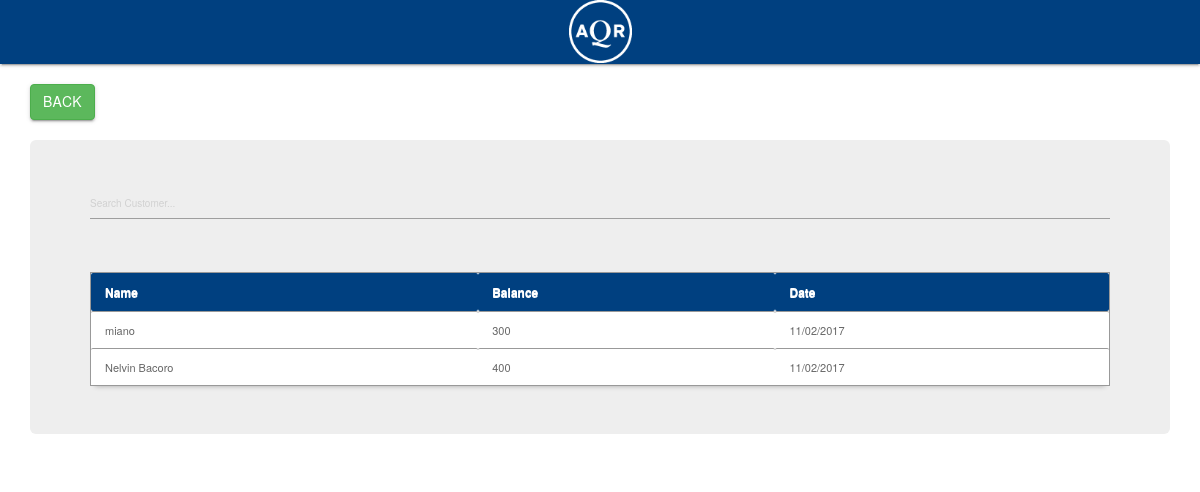
Page /main/payment.php on the earlier database version.
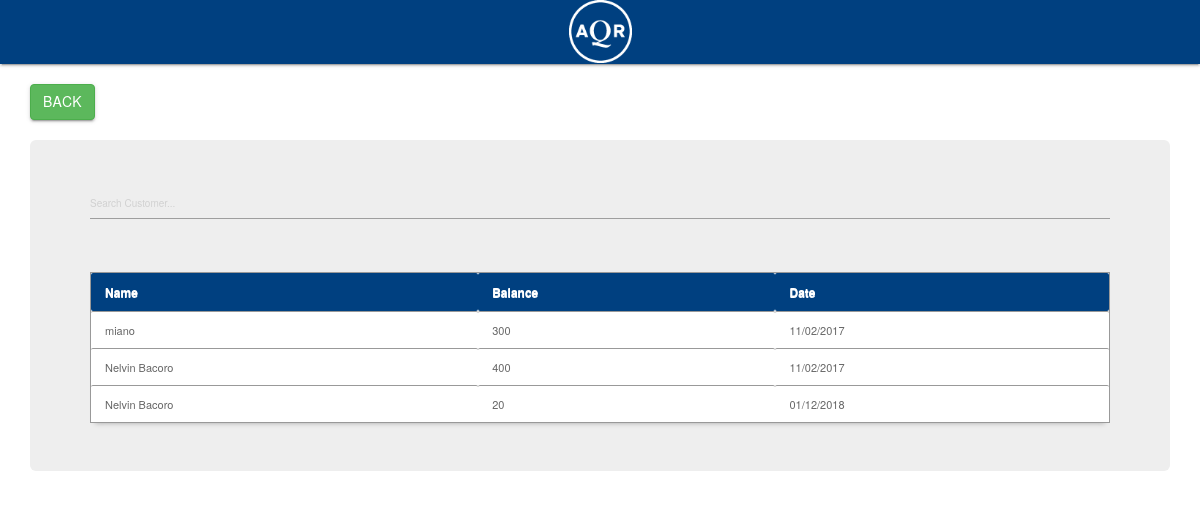
Same page on the later database version.
### tables this page shows
CREATE TABLE `sales` (
  `transaction_id` int(11) NOT NULL AUTO_INCREMENT,
  `invoice_number` varchar(100) NOT NULL,
  `cashier` varchar(100) NOT NULL,
  `date` varchar(100) NOT NULL,
  `type` varchar(100) NOT NULL,
  `amount` varchar(100) NOT NULL,
  `due_date` varchar(100) NOT NULL,
  `name` varchar(100) NOT NULL,
  `balance` varchar(100) DEFAULT NULL,
  PRIMARY KEY (`transaction_id`)
);

### main/payment.php (the view, shortened to what this page needs)
<html>
<head>
	<link rel="stylesheet" href="../css/materialize.min.css">
<link rel="stylesheet" href="../css/bootstrap.min.css">
<link href="../style01.css" media="screen" rel="stylesheet" type="text/css" />
<link href="src/facebox.css" media="screen" rel="stylesheet" type="text/css" />
</head>
<body>
<nav>
<div class="nav-wrapper">
<center>
<a rel="facebox" href="select.php"><img src="logo.png" style="width:63px; height:63px" /></a>
</center>
</div>
</nav>
<br>
<div class="container">
<a href="index.php" class="btn btn-success btn-xs-2x" style="float: none;">Back</a>
<br>
<br>
<div class="jumbotron">
<input type="text" name="filter" value="" id="filter" placeholder="Search Customer..." autocomplete="off" /><br><br>
<table id="resultTable" data-responsive="table">
	<thead>
		<tr>
			<th> Name </th>
			<th> Balance </th>
			<th> Date </th>
		</tr>
	</thead>
	<tbody>
			<?php
				include('../connect.php');
				$result = $db->prepare("SELECT * FROM sales where type='credit'");
				$result->execute();
				for($i=0; $row = $result->fetch(); $i++){
			?>
			<tr class="record">
			<td><?php echo $row['name']; ?></td>
			<td><?php echo $row['amount']; ?></td>
			<td><?php echo $row['date']; ?></td>
			<?php
				}
			?>
	</tbody>
</table>
</div>
</div>
</body>
</html>

Differences in the rows shown:
added sales: name "Nelvin Bacoro", amount "20", date "01/12/2018"
